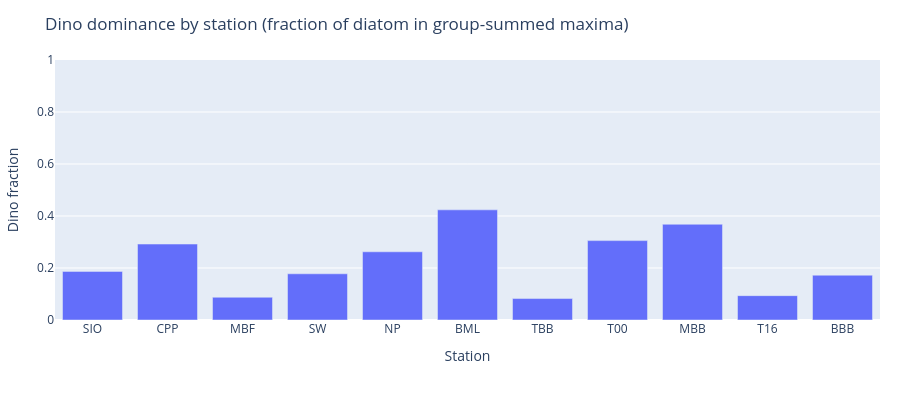

Source (notebook cell):
### Code cell
pivot = site_group.pivot_table(index="site_code", columns="phyto_group", values="max_cells", aggfunc="sum").fillna(0)
pivot["total"] = pivot.sum(axis=1)
pivot["dino_frac"] = np.where(pivot["total"] > 0, pivot.get("dinoflagellate", 0) / pivot["total"], np.nan)

dom = pivot.reset_index()[["site_code", "dino_frac"]]
dom["site_code"] = pd.Categorical(dom["site_code"], categories=site_order, ordered=True)

fig2 = px.bar(
    dom,
    x="site_code",
    y="dino_frac",
    title="Dino dominance by station (fraction of diatom in group-summed maxima)",
    labels={"site_code": "Station", "dino_frac": "Dino fraction"},
)
fig2.update_yaxes(range=[0, 1])
fig2.update_layout(height=400, margin=dict(l=40, r=20, t=60, b=80))
fig2.show()

### Figure 1 — Plotly figure (JSON) as saved in the notebook; plotly's stock layout.template omitted (floating-point values rounded to 4 significant figures)
{"data": [{"hovertemplate": "Station=%{x}<br>Dino fraction=%{y}<extra></extra>", "legendgroup": "", "marker": {"color": "#636efa", "pattern": {"shape": ""}}, "name": "", "orientation": "v", "showlegend": false, "textposition": "auto", "type": "bar", "x": ["SIO", "CPP", "MBF", "SW", "NP", "BML", "TBB", "T00", "MBB", "T16", "BBB"], "xaxis": "x", "y": [0.187, 0.2921, 0.08751, 0.1777, 0.2623, 0.4236, 0.08251, 0.3054, 0.3682, 0.09366, 0.1724], "yaxis": "y"}], "layout": {"barmode": "relative", "height": 400, "legend": {"tracegroupgap": 0}, "margin": {"b": 80, "l": 40, "r": 20, "t": 60}, "title": {"text": "Dino dominance by station (fraction of diatom in group-summed maxima)"}, "xaxis": {"anchor": "y", "domain": [0, 1], "title": {"text": "Station"}}, "yaxis": {"anchor": "x", "domain": [0, 1], "range": [0, 1], "title": {"text": "Dino fraction"}}}}
